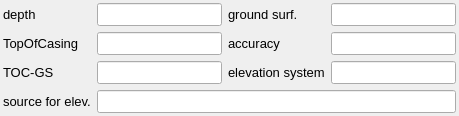
     <widget class="QWidget" name="tab">
      <attribute name="title">
       <string>Level and depth (m)</string>
      </attribute>
      <layout class="QGridLayout" name="grid_layout">
       <property name="leftMargin">
        <number>3</number>
       </property>
       <property name="topMargin">
        <number>3</number>
       </property>
       <property name="rightMargin">
        <number>3</number>
       </property>
       <property name="bottomMargin">
        <number>3</number>
       </property>
       <item row="0" column="0">
        <widget class="QLabel" name="label_6">
         <property name="enabled">
          <bool>true</bool>
         </property>
         <property name="sizePolicy">
          <sizepolicy hsizetype="Minimum" vsizetype="Fixed">
           <horstretch>0</horstretch>
           <verstretch>0</verstretch>
          </sizepolicy>
         </property>
         <property name="minimumSize">
          <size>
           <width>0</width>
           <height>0</height>
          </size>
         </property>
         <property name="maximumSize">
          <size>
           <width>16777215</width>
           <height>16777215</height>
          </size>
         </property>
         <property name="font">
          <font>
           <family>Arial</family>
           <pointsize>10</pointsize>
          </font>
         </property>
         <property name="layoutDirection">
          <enum>Qt::RightToLeft</enum>
         </property>
         <property name="text">
          <string>depth</string>
         </property>
         <property name="alignment">
          <set>Qt::AlignLeading|Qt::AlignLeft|Qt::AlignVCenter</set>
         </property>
        </widget>
       </item>
       <item row="0" column="1">
        <widget class="QLineEdit" name="length">
         <property name="sizePolicy">
          <sizepolicy hsizetype="Expanding" vsizetype="Fixed">
           <horstretch>0</horstretch>
           <verstretch>0</verstretch>
          </sizepolicy>
         </property>
         <property name="minimumSize">
          <size>
           <width>0</width>
           <height>0</height>
          </size>
         </property>
         <property name="maximumSize">
          <size>
           <width>16777215</width>
           <height>16777215</height>
          </size>
         </property>
         <property name="font">
          <font>
           <family>Arial</family>
           <pointsize>10</pointsize>
          </font>
         </property>
         <property name="toolTip">
          <string>&lt;!DOCTYPE HTML PUBLIC &quot;-//W3C//DTD HTML 4.0//EN&quot; &quot;http://www.w3.org/TR/REC-html40/strict.dtd&quot;&gt;
&lt;html&gt;&lt;head&gt;&lt;meta name=&quot;qrichtext&quot; content=&quot;1&quot; /&gt;&lt;style type=&quot;text/css&quot;&gt;
p, li { white-space: pre-wrap; }
&lt;/style&gt;&lt;/head&gt;&lt;body style=&quot; font-family:'Ubuntu'; font-size:11pt; font-weight:400; font-style:normal;&quot;&gt;
&lt;p style=&quot; margin-top:0px; margin-bottom:0px; margin-left:0px; margin-right:0px; -qt-block-indent:0; text-indent:0px;&quot;&gt;&lt;span style=&quot; font-family:'MS Shell Dlg 2'; font-size:8pt;&quot;&gt;Distance from ground&lt;/span&gt;&lt;/p&gt;
&lt;p style=&quot; margin-top:0px; margin-bottom:0px; margin-left:0px; margin-right:0px; -qt-block-indent:0; text-indent:0px;&quot;&gt;&lt;span style=&quot; font-family:'MS Shell Dlg 2'; font-size:8pt;&quot;&gt;surface to bottom of&lt;/span&gt;&lt;/p&gt;
&lt;p style=&quot; margin-top:0px; margin-bottom:0px; margin-left:0px; margin-right:0px; -qt-block-indent:0; text-indent:0px;&quot;&gt;&lt;span style=&quot; font-family:'MS Shell Dlg 2'; font-size:8pt;&quot;&gt;the observation point&lt;/span&gt;&lt;/p&gt;
&lt;p style=&quot; margin-top:0px; margin-bottom:0px; margin-left:0px; margin-right:0px; -qt-block-indent:0; text-indent:0px;&quot;&gt;&lt;span style=&quot; font-family:'MS Shell Dlg 2'; font-size:8pt;&quot;&gt;(typically bottom of well&lt;/span&gt;&lt;/p&gt;
&lt;p style=&quot; margin-top:0px; margin-bottom:0px; margin-left:0px; margin-right:0px; -qt-block-indent:0; text-indent:0px;&quot;&gt;&lt;span style=&quot; font-family:'MS Shell Dlg 2'; font-size:8pt;&quot;&gt;and for vertical wells&lt;/span&gt;&lt;/p&gt;
&lt;p style=&quot; margin-top:0px; margin-bottom:0px; margin-left:0px; margin-right:0px; -qt-block-indent:0; text-indent:0px;&quot;&gt;&lt;span style=&quot; font-family:'MS Shell Dlg 2'; font-size:8pt;&quot;&gt;that is 'depth').&lt;/span&gt;&lt;/p&gt;&lt;/body&gt;&lt;/html&gt;</string>
         </property>
        </widget>
       </item>
       <item row="0" column="2">
        <widget class="QLabel" name="label_9">
         <property name="enabled">
          <bool>true</bool>
         </property>
         <property name="sizePolicy">
          <sizepolicy hsizetype="Minimum" vsizetype="Fixed">
           <horstretch>0</horstretch>
           <verstretch>0</verstretch>
          </sizepolicy>
         </property>
         <property name="minimumSize">
          <size>
           <width>0</width>
           <height>0</height>
          </size>
         </property>
         <property name="maximumSize">
          <size>
           <width>16777215</width>
           <height>16777215</height>
          </size>
         </property>
         <property name="font">
          <font>
           <family>Arial</family>
           <pointsize>10</pointsize>
          </font>
         </property>
         <property name="layoutDirection">
          <enum>Qt::RightToLeft</enum>
         </property>
         <property name="text">
          <string>ground surf.</string>
         </property>
         <property name="alignment">
          <set>Qt::AlignLeading|Qt::AlignLeft|Qt::AlignVCenter</set>
         </property>
        </widget>
       </item>
       <item row="0" column="3">
        <widget class="QLineEdit" name="h_gs">
         <property name="sizePolicy">
          <sizepolicy hsizetype="Expanding" vsizetype="Fixed">
           <horstretch>0</horstretch>
           <verstretch>0</verstretch>
          </sizepolicy>
         </property>
         <property name="minimumSize">
          <size>
           <width>0</width>
           <height>0</height>
          </size>
         </property>
         <property name="maximumSize">
          <size>
           <width>16777215</width>
           <height>16777215</height>
          </size>
         </property>
         <property name="font">
          <font>
           <family>Arial</family>
           <pointsize>10</pointsize>
          </font>
         </property>
         <property name="toolTip">
          <string>&lt;!DOCTYPE HTML PUBLIC &quot;-//W3C//DTD HTML 4.0//EN&quot; &quot;http://www.w3.org/TR/REC-html40/strict.dtd&quot;&gt;
&lt;html&gt;&lt;head&gt;&lt;meta name=&quot;qrichtext&quot; content=&quot;1&quot; /&gt;&lt;style type=&quot;text/css&quot;&gt;
p, li { white-space: pre-wrap; }
&lt;/style&gt;&lt;/head&gt;&lt;body style=&quot; font-family:'Ubuntu'; font-size:11pt; font-weight:400; font-style:normal;&quot;&gt;
&lt;p style=&quot; margin-top:0px; margin-bottom:0px; margin-left:0px; margin-right:0px; -qt-block-indent:0; text-indent:0px;&quot;&gt;&lt;span style=&quot; font-family:'MS Shell Dlg 2'; font-size:8pt;&quot;&gt;Ground Surface elevation, meter above sea level&lt;/span&gt;&lt;/p&gt;&lt;/body&gt;&lt;/html&gt;</string>
         </property>
        </widget>
       </item>
       <item row="1" column="0">
        <widget class="QLabel" name="label_3">
         <property name="enabled">
          <bool>true</bool>
         </property>
         <property name="sizePolicy">
          <sizepolicy hsizetype="Minimum" vsizetype="Fixed">
           <horstretch>0</horstretch>
           <verstretch>0</verstretch>
          </sizepolicy>
         </property>
         <property name="minimumSize">
          <size>
           <width>0</width>
           <height>0</height>
          </size>
         </property>
         <property name="maximumSize">
          <size>
           <width>16777215</width>
           <height>16777215</height>
          </size>
         </property>
         <property name="font">
          <font>
           <family>Arial</family>
           <pointsize>10</pointsize>
          </font>
         </property>
         <property name="layoutDirection">
          <enum>Qt::RightToLeft</enum>
         </property>
         <property name="text">
          <string>TopOfCasing</string>
         </property>
         <property name="alignment">
          <set>Qt::AlignLeading|Qt::AlignLeft|Qt::AlignVCenter</set>
         </property>
        </widget>
       </item>
       <item row="1" column="1">
        <widget class="QLineEdit" name="h_toc">
         <property name="sizePolicy">
          <sizepolicy hsizetype="Expanding" vsizetype="Fixed">
           <horstretch>0</horstretch>
           <verstretch>0</verstretch>
          </sizepolicy>
         </property>
         <property name="minimumSize">
          <size>
           <width>0</width>
           <height>0</height>
          </size>
         </property>
         <property name="maximumSize">
          <size>
           <width>16777215</width>
           <height>16777215</height>
          </size>
         </property>
         <property name="font">
          <font>
           <family>Arial</family>
           <pointsize>10</pointsize>
          </font>
         </property>
         <property name="toolTip">
          <string>&lt;!DOCTYPE HTML PUBLIC &quot;-//W3C//DTD HTML 4.0//EN&quot; &quot;http://www.w3.org/TR/REC-html40/strict.dtd&quot;&gt;
&lt;html&gt;&lt;head&gt;&lt;meta name=&quot;qrichtext&quot; content=&quot;1&quot; /&gt;&lt;style type=&quot;text/css&quot;&gt;
p, li { white-space: pre-wrap; }
&lt;/style&gt;&lt;/head&gt;&lt;body style=&quot; font-family:'Ubuntu'; font-size:11pt; font-weight:400; font-style:normal;&quot;&gt;
&lt;p style=&quot; margin-top:0px; margin-bottom:0px; margin-left:0px; margin-right:0px; -qt-block-indent:0; text-indent:0px;&quot;&gt;&lt;span style=&quot; font-family:'MS Shell Dlg 2'; font-size:8pt;&quot;&gt;Top Of Casing, measuring point for water levels&lt;/span&gt;&lt;/p&gt;
&lt;p style=&quot; margin-top:0px; margin-bottom:0px; margin-left:0px; margin-right:0px; -qt-block-indent:0; text-indent:0px;&quot;&gt;&lt;span style=&quot; font-family:'MS Shell Dlg 2'; font-size:8pt;&quot;&gt;meter above sea level&lt;/span&gt;&lt;/p&gt;&lt;/body&gt;&lt;/html&gt;</string>
         </property>
        </widget>
       </item>
       <item row="1" column="2">
        <widget class="QLabel" name="label_8">
         <property name="enabled">
          <bool>true</bool>
         </property>
         <property name="sizePolicy">
          <sizepolicy hsizetype="Minimum" vsizetype="Fixed">
           <horstretch>0</horstretch>
           <verstretch>0</verstretch>
          </sizepolicy>
         </property>
         <property name="minimumSize">
          <size>
           <width>0</width>
           <height>0</height>
          </size>
         </property>
         <property name="maximumSize">
          <size>
           <width>16777215</width>
           <height>16777215</height>
          </size>
         </property>
         <property name="font">
          <font>
           <family>Arial</family>
           <pointsize>10</pointsize>
          </font>
         </property>
         <property name="layoutDirection">
          <enum>Qt::RightToLeft</enum>
         </property>
         <property name="text">
          <string>accuracy</string>
         </property>
         <property name="alignment">
          <set>Qt::AlignLeading|Qt::AlignLeft|Qt::AlignVCenter</set>
         </property>
        </widget>
       </item>
       <item row="1" column="3">
        <widget class="QLineEdit" name="h_accur">
         <property name="sizePolicy">
          <sizepolicy hsizetype="Expanding" vsizetype="Fixed">
           <horstretch>0</horstretch>
           <verstretch>0</verstretch>
          </sizepolicy>
         </property>
         <property name="minimumSize">
          <size>
           <width>0</width>
           <height>0</height>
          </size>
         </property>
         <property name="maximumSize">
          <size>
           <width>16777215</width>
           <height>16777215</height>
          </size>
         </property>
         <property name="font">
          <font>
           <family>Arial</family>
           <pointsize>10</pointsize>
          </font>
         </property>
         <property name="toolTip">
          <string>&lt;!DOCTYPE HTML PUBLIC &quot;-//W3C//DTD HTML 4.0//EN&quot; &quot;http://www.w3.org/TR/REC-html40/strict.dtd&quot;&gt;
&lt;html&gt;&lt;head&gt;&lt;meta name=&quot;qrichtext&quot; content=&quot;1&quot; /&gt;&lt;style type=&quot;text/css&quot;&gt;
p, li { white-space: pre-wrap; }
&lt;/style&gt;&lt;/head&gt;&lt;body style=&quot; font-family:'Ubuntu'; font-size:11pt; font-weight:400; font-style:normal;&quot;&gt;
&lt;p style=&quot; margin-top:0px; margin-bottom:0px; margin-left:0px; margin-right:0px; -qt-block-indent:0; text-indent:0px;&quot;&gt;&lt;span style=&quot; font-family:'MS Shell Dlg 2'; font-size:8pt;&quot;&gt;Accuracy for Top Of Casing&lt;/span&gt;&lt;/p&gt;&lt;/body&gt;&lt;/html&gt;</string>
         </property>
        </widget>
       </item>
       <item row="2" column="0">
        <widget class="QLabel" name="label_5">
         <property name="enabled">
          <bool>true</bool>
         </property>
         <property name="sizePolicy">
          <sizepolicy hsizetype="Minimum" vsizetype="Fixed">
           <horstretch>0</horstretch>
           <verstretch>0</verstretch>
          </sizepolicy>
         </property>
         <property name="minimumSize">
          <size>
           <width>0</width>
           <height>0</height>
          </size>
         </property>
         <property name="maximumSize">
          <size>
           <width>16777215</width>
           <height>16777215</height>
          </size>
         </property>
         <property name="font">
          <font>
           <family>Arial</family>
           <pointsize>10</pointsize>
          </font>
         </property>
         <property name="layoutDirection">
          <enum>Qt::RightToLeft</enum>
         </property>
         <property name="text">
          <string>TOC-GS</string>
         </property>
         <property name="alignment">
          <set>Qt::AlignLeading|Qt::AlignLeft|Qt::AlignVCenter</set>
         </property>
         <property name="wordWrap">
          <bool>true</bool>
         </property>
        </widget>
       </item>
       <item row="2" column="1">
        <widget class="QLineEdit" name="h_tocags">
         <property name="sizePolicy">
          <sizepolicy hsizetype="Expanding" vsizetype="Fixed">
           <horstretch>0</horstretch>
           <verstretch>0</verstretch>
          </sizepolicy>
         </property>
         <property name="minimumSize">
          <size>
           <width>0</width>
           <height>0</height>
          </size>
         </property>
         <property name="maximumSize">
          <size>
           <width>16777215</width>
           <height>16777215</height>
          </size>
         </property>
         <property name="font">
          <font>
           <family>Arial</family>
           <pointsize>10</pointsize>
          </font>
         </property>
         <property name="toolTip">
          <string>&lt;!DOCTYPE HTML PUBLIC &quot;-//W3C//DTD HTML 4.0//EN&quot; &quot;http://www.w3.org/TR/REC-html40/strict.dtd&quot;&gt;
&lt;html&gt;&lt;head&gt;&lt;meta name=&quot;qrichtext&quot; content=&quot;1&quot; /&gt;&lt;style type=&quot;text/css&quot;&gt;
p, li { white-space: pre-wrap; }
&lt;/style&gt;&lt;/head&gt;&lt;body style=&quot; font-family:'Ubuntu'; font-size:11pt; font-weight:400; font-style:normal;&quot;&gt;
&lt;p style=&quot; margin-top:0px; margin-bottom:0px; margin-left:0px; margin-right:0px; -qt-block-indent:0; text-indent:0px;&quot;&gt;&lt;span style=&quot; font-family:'MS Shell Dlg 2'; font-size:8pt;&quot;&gt;Distance from Top Of Casing to Ground Surface&lt;/span&gt;&lt;/p&gt;&lt;/body&gt;&lt;/html&gt;</string>
         </property>
         <property name="layoutDirection">
          <enum>Qt::LeftToRight</enum>
         </property>
        </widget>
       </item>
       <item row="2" column="2">
        <widget class="QLabel" name="label_7">
         <property name="enabled">
          <bool>true</bool>
         </property>
         <property name="sizePolicy">
          <sizepolicy hsizetype="Minimum" vsizetype="Fixed">
           <horstretch>0</horstretch>
           <verstretch>0</verstretch>
          </sizepolicy>
         </property>
         <property name="minimumSize">
          <size>
           <width>0</width>
           <height>0</height>
          </size>
         </property>
         <property name="maximumSize">
          <size>
           <width>16777215</width>
           <height>16777215</height>
          </size>
         </property>
         <property name="font">
          <font>
           <family>Arial</family>
           <pointsize>10</pointsize>
          </font>
         </property>
         <property name="layoutDirection">
          <enum>Qt::RightToLeft</enum>
         </property>
         <property name="text">
          <string>elevation system</string>
         </property>
         <property name="alignment">
          <set>Qt::AlignLeading|Qt::AlignLeft|Qt::AlignVCenter</set>
         </property>
         <property name="wordWrap">
          <bool>true</bool>
         </property>
        </widget>
       </item>
       <item row="2" column="3">
        <widget class="QLineEdit" name="h_syst">
         <property name="sizePolicy">
          <sizepolicy hsizetype="Expanding" vsizetype="Fixed">
           <horstretch>0</horstretch>
           <verstretch>0</verstretch>
          </sizepolicy>
         </property>
         <property name="minimumSize">
          <size>
           <width>0</width>
           <height>0</height>
          </size>
         </property>
         <property name="maximumSize">
          <size>
           <width>16777215</width>
           <height>16777215</height>
          </size>
         </property>
         <property name="font">
          <font>
           <family>Arial</family>
           <pointsize>10</pointsize>
          </font>
         </property>
         <property name="toolTip">
          <string>&lt;!DOCTYPE HTML PUBLIC &quot;-//W3C//DTD HTML 4.0//EN&quot; &quot;http://www.w3.org/TR/REC-html40/strict.dtd&quot;&gt;
&lt;html&gt;&lt;head&gt;&lt;meta name=&quot;qrichtext&quot; content=&quot;1&quot; /&gt;&lt;style type=&quot;text/css&quot;&gt;
p, li { white-space: pre-wrap; }
&lt;/style&gt;&lt;/head&gt;&lt;body style=&quot; font-family:'Ubuntu'; font-size:11pt; font-weight:400; font-style:normal;&quot;&gt;
&lt;p style=&quot; margin-top:0px; margin-bottom:0px; margin-left:0px; margin-right:0px; -qt-block-indent:0; text-indent:0px;&quot;&gt;&lt;span style=&quot; font-family:'Arial,sans-serif'; font-size:8pt; color:#000000; background-color:#ffffff;&quot;&gt;Reference system for elevation&lt;/span&gt;&lt;/p&gt;&lt;/body&gt;&lt;/html&gt;</string>
         </property>
         <property name="layoutDirection">
          <enum>Qt::LeftToRight</enum>
         </property>
        </widget>
       </item>
       <item row="3" column="0">
        <widget class="QLabel" name="label_15">
         <property name="sizePolicy">
          <sizepolicy hsizetype="Minimum" vsizetype="Fixed">
           <horstretch>0</horstretch>
           <verstretch>0</verstretch>
          </sizepolicy>
         </property>
         <property name="minimumSize">
          <size>
           <width>0</width>
           <height>0</height>
          </size>
         </property>
         <property name="maximumSize">
          <size>
           <width>16777215</width>
           <height>16777215</height>
          </size>
         </property>
         <property name="font">
          <font>
           <family>Arial</family>
           <pointsize>10</pointsize>
          </font>
         </property>
         <property name="text">
          <string>source for elev.</string>
         </property>
         <property name="alignment">
          <set>Qt::AlignLeading|Qt::AlignLeft|Qt::AlignVCenter</set>
         </property>
        </widget>
       </item>
       <item row="3" column="1" colspan="3">
        <widget class="QLineEdit" name="h_source">
         <property name="sizePolicy">
          <sizepolicy hsizetype="Expanding" vsizetype="Fixed">
           <horstretch>0</horstretch>
           <verstretch>0</verstretch>
          </sizepolicy>
         </property>
         <property name="minimumSize">
          <size>
           <width>0</width>
           <height>0</height>
          </size>
         </property>
         <property name="maximumSize">
          <size>
           <width>16777215</width>
           <height>16777215</height>
          </size>
         </property>
         <property name="font">
          <font>
           <family>Arial</family>
           <pointsize>10</pointsize>
          </font>
         </property>
         <property name="toolTip">
          <string>&lt;!DOCTYPE HTML PUBLIC &quot;-//W3C//DTD HTML 4.0//EN&quot; &quot;http://www.w3.org/TR/REC-html40/strict.dtd&quot;&gt;
&lt;html&gt;&lt;head&gt;&lt;meta name=&quot;qrichtext&quot; content=&quot;1&quot; /&gt;&lt;style type=&quot;text/css&quot;&gt;
p, li { white-space: pre-wrap; }
&lt;/style&gt;&lt;/head&gt;&lt;body style=&quot; font-family:'MS Shell Dlg 2'; font-size:8.25pt; font-weight:400; font-style:normal;&quot;&gt;
&lt;p style=&quot; margin-top:0px; margin-bottom:0px; margin-left:0px; margin-right:0px; -qt-block-indent:0; text-indent:0px;&quot;&gt;&lt;span style=&quot; font-family:'Arial,sans-serif'; color:#000000; background-color:#ffffff;&quot;&gt;Source for the measuring point elevation (consultancy report or similar)&lt;/span&gt;&lt;/p&gt;&lt;/body&gt;&lt;/html&gt;</string>
         </property>
        </widget>
       </item>
      </layout>
     </widget>
